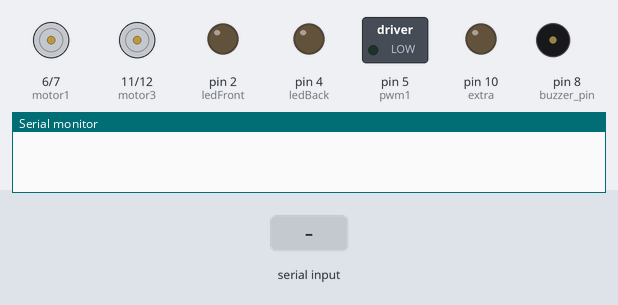
Recording of a sketch running on a simulated Arduino Uno, built with avr-gcc and run on an emulated ATmega328P. Parts: motor-driver pin pairs drawn as motors (green arrow = first pin HIGH = forward, orange = second pin HIGH = backward, longer = more drive), switched loads named in the sketch (green lamp = pin HIGH), output pins drawn as LEDs (lit = HIGH), buzzer (waves = sounding, pin HIGH), the last lines printed to the serial monitor. Inputs (shaded band) come from the test bench.

Above: at 1.2 s.
1.3 s: "F" received over Serial
At 2.5 s:
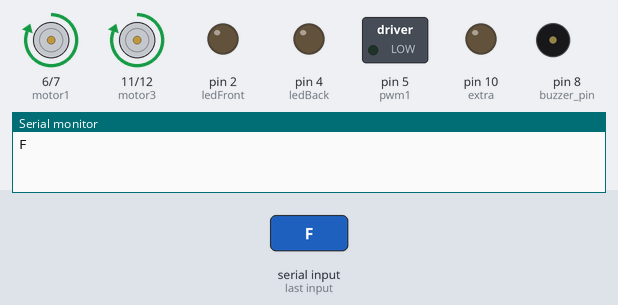
2.8 s: byte 85 ('U') received over Serial
At 3.7 s:
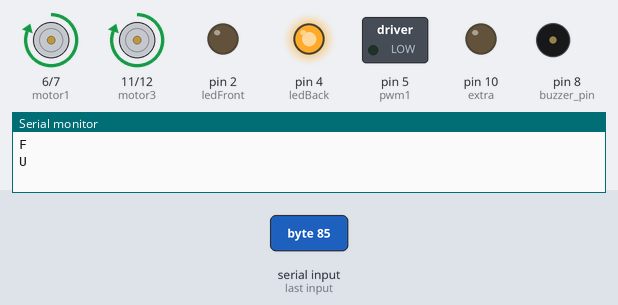
4.3 s: byte 83 ('S') received over Serial
At 4.8 s:
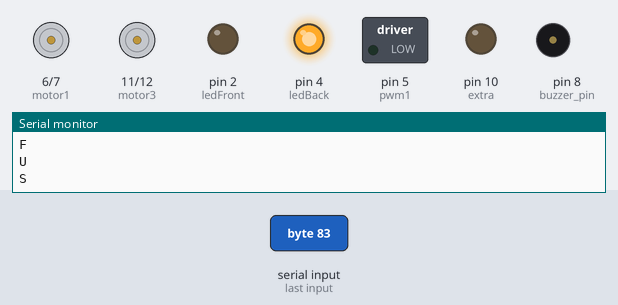
5.8 s: "B" received over Serial
At 7.0 s:
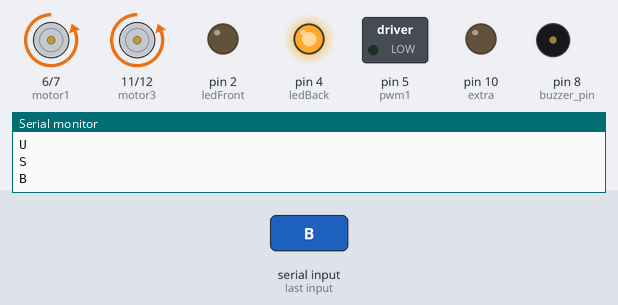
7.3 s: byte 117 ('u') received over Serial
At 8.3 s:
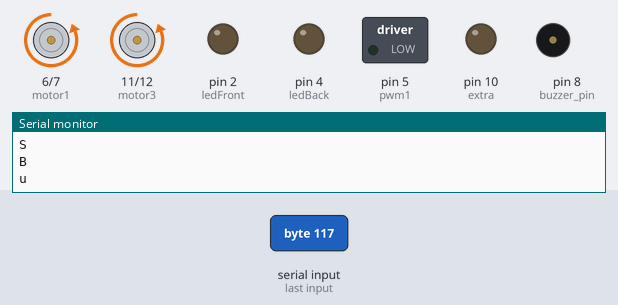
8.8 s: "R" received over Serial
At 9.4 s:
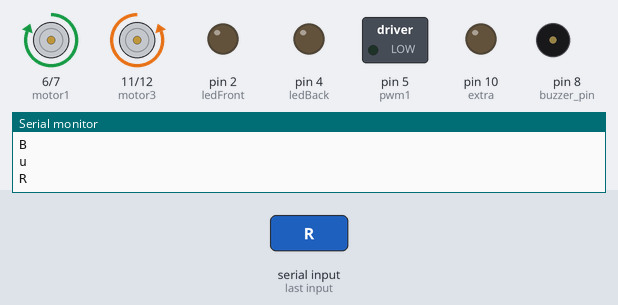
Timing chart, 0 to 11.3 s (numbered marks = the images above; inputs shaded):
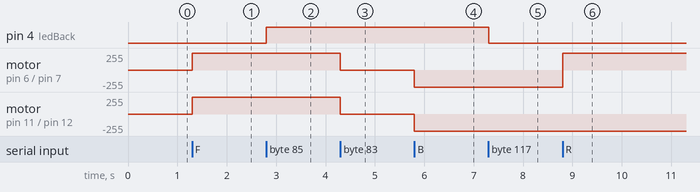

Measured:
- after the input at 1.3 s, motor on pin 6 (motor1) / pin 7 (motor2), motor on pin 11 (motor3) / pin 12 (motor4): stopped → forward 255/255 at once
- after the input at 2.8 s, pin 4 (ledBack): LOW → HIGH at once
- after the input at 4.3 s, motor on pin 6 (motor1) / pin 7 (motor2), motor on pin 11 (motor3) / pin 12 (motor4): forward 255/255 → stopped at once
- after the input at 5.8 s, motor on pin 6 (motor1) / pin 7 (motor2), motor on pin 11 (motor3) / pin 12 (motor4): stopped → backward 255/255 at once
- after the input at 7.3 s, pin 4 (ledBack): HIGH → LOW at once
- after the input at 8.8 s, motor on pin 6 (motor1) / pin 7 (motor2): backward 255/255 → forward 255/255 at once

The sketch:

bluetooth_car.ino
```cpp
int ledFront = 2;
int ledBack = 4;
int extra = 10;
int pwm1 = 5;
int pwm2 = 3;
int motor1 = 6;   //control pin for first motor
int motor2 = 7;   //control pin for first motor
int motor3 = 11;  //control pin for second motor
int motor4 = 12;  //control pin for second motor
char data = 0;
int motorspeed = 0;
void setup() {
  pinMode(ledFront, OUTPUT);
  pinMode(ledBack, OUTPUT);
  pinMode(extra, OUTPUT);
  pinMode(motor1, OUTPUT);
  pinMode(motor2, OUTPUT);
  pinMode(motor3, OUTPUT);
  pinMode(motor4, OUTPUT);
  pinMode(pwm1, OUTPUT);
  pinMode(pwm1, OUTPUT);
  pinMode(8, OUTPUT); //buzzer pin
  Serial.begin(9600);
}
void loop() {
  if (Serial.available() > 0) {
    data = Serial.read();
    Serial.println(data);

    //  motorspeed=map(motorspeed,0,9,0,255);
    /* if (data=='0') {
      analogWrite(pwm1,0);
      analogWrite(pwm2,0);}
     if (data=='1') {
      analogWrite(pwm1,25.5);
      analogWrite(pwm2,25.5);}
      if (data=='2') {
      analogWrite(pwm1,51);
      analogWrite(pwm2,51);}
      if (data=='3') {
      analogWrite(pwm1,76.5);
      analogWrite(pwm2,76.5);}
      if (data=='4') {
      analogWrite(pwm1,102);
      analogWrite(pwm2,102);}
      if (data=='5') {
      analogWrite(pwm1,127.5);
      analogWrite(pwm2,127.5);}
      if (data=='6') {
      analogWrite(pwm1,153);
      analogWrite(pwm2,153);}
      if (data=='7') {
      analogWrite(pwm1,178.5);
      analogWrite(pwm2,178.5);}
      if (data=='8') {
      analogWrite(pwm1,204);
      analogWrite(pwm2,204);}
      if (data=='0') {
      analogWrite(pwm1,229.5);
      analogWrite(pwm2,22.9);}
      if (data=='q') {
      analogWrite(pwm1,255);
      analogWrite(pwm2,255);}
    */

    if (data == 'F') {
      digitalWrite(motor1, HIGH);
      digitalWrite(motor2, LOW);
      digitalWrite(motor3, HIGH);
      digitalWrite(motor4, LOW);
    } else if (data == 'B') {
      digitalWrite(motor1, LOW);
      digitalWrite(motor2, HIGH);
      digitalWrite(motor3, LOW);
      digitalWrite(motor4, HIGH);
    } else if (data == 'R') {
      digitalWrite(motor1, HIGH);
      digitalWrite(motor2, LOW);
    } else if (data == 'L') {
      digitalWrite(motor3, HIGH);
      digitalWrite(motor4, LOW);
    } else if (data == 'G') {
      digitalWrite(motor1, LOW);
      digitalWrite(motor2, HIGH);
      digitalWrite(motor3, HIGH);
      digitalWrite(motor4, LOW);
    } else if (data == 'I') {
      digitalWrite(motor2, LOW);
      digitalWrite(motor1, HIGH);
      digitalWrite(motor4, HIGH);
      digitalWrite(motor3, LOW);
    } else if (data == 'V') {
      tone(8, 1000);
    } else if (data == 'v') {
      noTone(8);
    }

    else if (data == 'W') {
      digitalWrite(ledFront, HIGH);
    } else if (data == 'w') {
      digitalWrite(ledFront, LOW);
    } else if (data == 'U') {
      digitalWrite(ledBack, HIGH);
    } else if (data == 'u') {
      digitalWrite(ledBack, LOW);
    } else if (data == 'S') {
      digitalWrite(motor1, LOW);
      digitalWrite(motor2, LOW);
      digitalWrite(motor3, LOW);
      digitalWrite(motor4, LOW);
    }
  }
}
```
